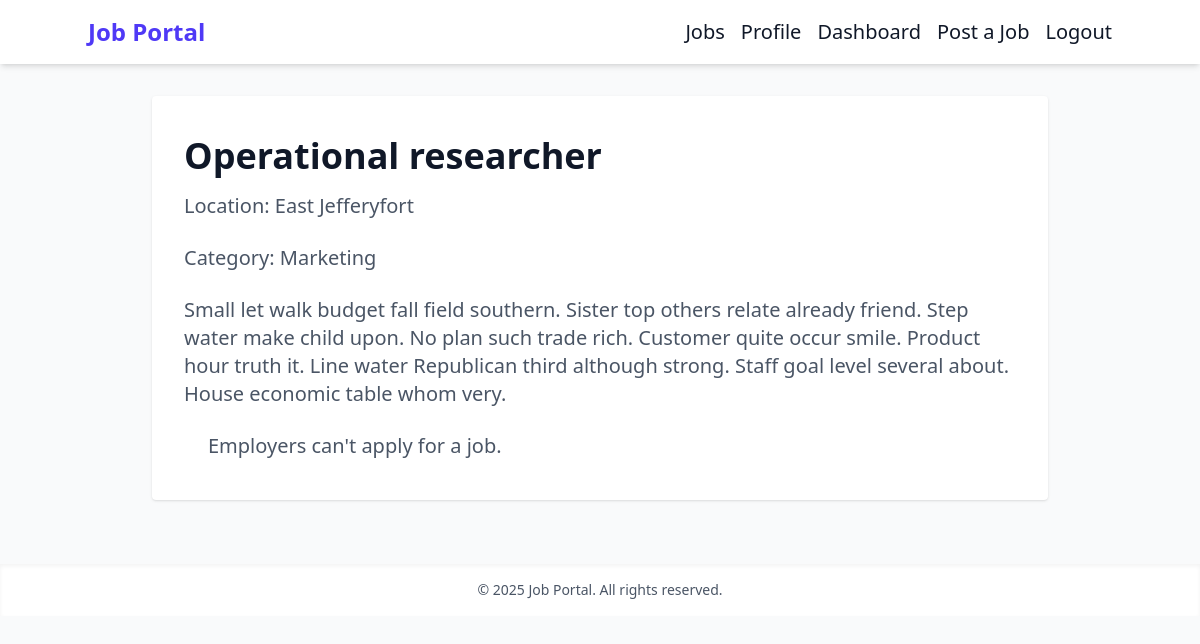
Page /jobs/2/ (signed in) on the committed database.
### jobs/models.py (models this page shows, shortened)
class Job(models.Model):
    employer = models.ForeignKey(settings.AUTH_USER_MODEL, on_delete=models.CASCADE)
    title = models.CharField(max_length=200)
    company = models.CharField(max_length=200)
    location = models.CharField(max_length=200)
    description = models.TextField()
    posted_at = models.DateTimeField(auto_now_add=True)
    category = models.ForeignKey(Category, on_delete=models.CASCADE)

class Category(models.Model):
    name = models.CharField(max_length=100, unique=True)
    def __str__(self):
        return self.name

### jobs/views.py (the view)
# urls.py: path('<int:job_id>/', views.job_detail, name='job_detail'),
@login_required
def job_detail(request, job_id):
    job = get_object_or_404(Job, id=job_id)
    can_apply = request.user.role == 'job_seeker'
    if request.method == 'POST' and can_apply:
        form = ApplicationForm(request.POST, request.FILES)
        if form.is_valid():
            application = form.save(commit=False)
            application.user = request.user
            application.job = job
            application.save()
            messages.success(request, 'You have successfully applied!')
            return redirect('job_detail', job_id=job.id)
    else:
        form = ApplicationForm()
    context = {
        'job': job,
        'form': form,
        'can_apply': can_apply
    }
    return render(request, 'jobs/job_detail.html', context)

### templates/jobs/job_detail.html (shortened to what this page needs)
{% extends 'base.html' %}
{% block content %}
<div class="max-w-4xl mx-auto bg-white rounded shadow p-8 space-y-6">
    <h2 class="text-4xl font-semibold mt-2 mb-4">{{ job.title }}</h2>
    <p class="text-xl text-gray-600 mt-4"><span class="font-medium">Location: </span>{{ job.location }}</p>
    <p class="text-xl text-gray-600 mt-4"><span class="font-medium">Category: </span>{{ job.category }}</p>
    <p class="text-xl text-gray-600 mt-4 mb-4">{{ job.description }}</p>
    {% if user.is_authenticated and user.role == 'job_seeker' %}
     <div class="flex justify-center">
        <a href="#" class="bg-indigo-600 text-xl text-white px-6 py-2 mt-6 mb-6 rounded hover:bg-indigo-700 transition">
        Apply Now
        </a>
    {% else %}
        <p class="text-xl text-gray-600 px-6 py-2">Employers can't apply for a job. </p>
    {% endif%}
</div>
{% endblock %}

### rows in the picture
Job: title "Operational researcher", location "East Jefferyfort", category "Marketing", description "Small let walk budget fall field southern. Sister top others relate already friend. Step water make child upon. No plan such trade rich. Customer quite occur smile. Product hour truth it. Line water Republican third although strong. Staff goal level several about. House economic table whom very."
